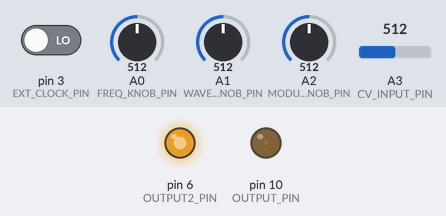
Simulated run of this sketch. Board: Arduino Nano, built with avr-gcc and run on an emulated ATmega328P. On the bench: output pins drawn as LEDs (lit = HIGH). The test bench sets the inputs (shaded band); at power-on: A2 (MODULATION_KNOB_PIN) = 512, A1 (WAVE_TYPE_KNOB_PIN) = 512, A0 (FREQ_KNOB_PIN) = 512, pin 3 (EXT_CLOCK_PIN) LOW, A3 (CV_INPUT_PIN) = 512. Random numbers use the default seed unless the sketch sets one; what the sketch prints to the serial monitor is not drawn.

Above: at 1.25 s.
1.3 s: A2 (MODULATION_KNOB_PIN) set to 627
4.3 s: A2 (MODULATION_KNOB_PIN) set to 650
7.3 s: A1 (WAVE_TYPE_KNOB_PIN) set to 30
8.8 s: A0 (FREQ_KNOB_PIN) set to 30
At 10.0 s:
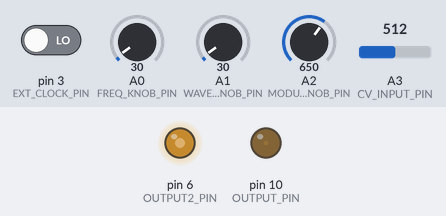
10.3 s: A1 (WAVE_TYPE_KNOB_PIN) set to 306
At 11.2 s:
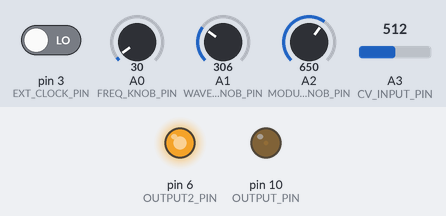
Timing chart, 0 to 14.3 s (numbered marks = the images above; inputs shaded):
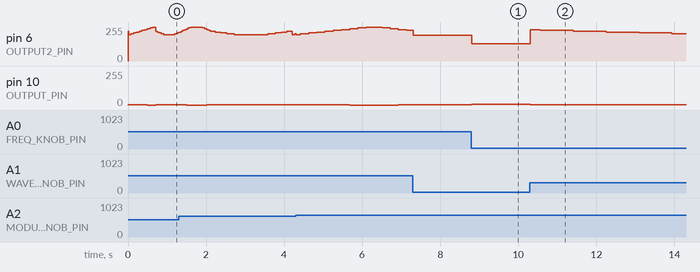

The sketch:

SyncLFO_rename.ino
```cpp
#include <FlexiTimer2.h>
#include <avr/io.h>
#include "const.h"  //引入波形表  saw1 saw2 sine tri squ

#define OUTPUT_PIN 10          //输出信号    Output
#define OUTPUT2_PIN 6          //输出信号2   Output2
#define EXT_CLOCK_PIN 3        //输入时钟    Clk In
#define CV_INPUT_PIN A3        //输入压控    CV In
#define FREQ_KNOB_PIN 0        //旋钮1       Freq/Phase/Amp
#define WAVE_TYPE_KNOB_PIN 1   //旋钮2       WaveType
#define MODULATION_KNOB_PIN 2  //旋钮3       Modulation

float dutyCycle = 0.5;  //占空比
int wavePosition = 0;   //波形位置
byte waveType = 1;      //波形类型

int frequencyCounter = 1;  //频率计数器
int maxFrequency = 30;     //外部时钟周期（*100usec）
int amplitude = 256;       //PWM占空比调整
int tempAmplitude = 256;   //临时振幅值
int tempKnobValue = 0;     //临时旋钮值
int mcuType = 1;           //lgt8f328p =4 / arduion nano =1;

float amplitudeRate = 1.0;  //振幅比率
int phaseOffset = 1;        //相位偏移
int modulationType = 0;     //调制方式

bool useExternalClock = 0;         //0=使用内部时钟 , 1 =使用外部时钟
bool externalPulse = 0;            //0=无外部输入
bool lastExternalPulse = 0;        //上一次外部脉冲状态
long externalPulseCount = 0;       //外部脉冲计数
long externalPulseResult = 0;      //外部脉冲结果
long lastExternalPulseResult = 0;  //上一次外部脉冲结果
long externalClockPeriod = 0;      //外部时钟周期
bool resetCounter = 0;             //重置计数器标志

long timerValue = 0;  //定时器值

int voltageControlValue = 0;  //电压控制值

// 提高PWM频率，设置为200000Hz，可以根据需要进一步调整
unsigned long pwmFrequency = 200000;

/**
 * 初始化设置函数
 * 配置PWM输出引脚、定时器和串口通信
 * 设置PWM频率和占空比
 */
void setup() {
  Serial.begin(115200);          // 初始化串口通信，波特率115200
  pinMode(OUTPUT_PIN, OUTPUT);   // 设置PWM输出引脚
  pinMode(OUTPUT2_PIN, OUTPUT);  // 设置辅助输出引脚
  pinMode(CV_INPUT_PIN, INPUT);  // 设置电压控制输入引脚

  // 设置定时器2，每5微秒触发一次timerLoop函数
  FlexiTimer2::set(5, 1.0 / 100000, timerLoop);  //->timerLoop
  FlexiTimer2::start();                          // 启动定时器

  // 设置TCCR1A寄存器 - 配置PWM模式和输出比较模式
  // 快速PWM模式，清除OC1A/OC1B比较匹配时(非-inverting模式)
  TCCR1A = 0b00100011;

  // 设置TCCR1B寄存器 - 配置PWM模式和时钟源
  // 0b00000001表示不分频，即PWM频率 = 系统时钟频率 / OCR1A
  TCCR1B = 0b00000001;

  // 根据设定的PWM频率计算OCR1A的值
  // OCR1A决定PWM周期：频率 = 系统时钟(16MHz) / OCR1A
  OCR1A = (unsigned int)(8000000 / pwmFrequency);
}

/**
 * 主循环函数
 * 持续读取旋钮和传感器输入，更新波形参数
 * 处理外部时钟信号和波形生成
 */
void loop() {
  // 保存上一次的外部时钟状态
  lastExternalPulse = externalPulse;
  // 读取当前外部时钟状态
  externalPulse = digitalRead(EXT_CLOCK_PIN);

  // 打印当前参数状态到串口监视器
  Serial.print("  freq= ");
  Serial.print(maxFrequency);
  Serial.print("  waveType= ");
  Serial.print(waveType);
  Serial.print("  modulation= ");
  Serial.print(modulationType);
  Serial.print("  amp= ");
  Serial.print(amplitude);
  Serial.println(" ");

  // Serial.print("  ext_injudge= ");  //不要随便删除这些注释的log
  // Serial.print(ext_injudge);        //不要随便删除这些注释的log
  // Serial.print("  freq mod= ");     //不要随便删除这些注释的log
  // Serial.println(a3);               //不要随便删除这些注释的log

  // Serial.print(" KNOBPIN1= ");           //不要随便删除这些注释的log
  // Serial.print(analogRead(KNOBPIN1));    //不要随便删除这些注释的log
  // Serial.print(" KNOBPIN2= ");           //不要随便删除这些注释的log
  // Serial.print(analogRead(KNOBPIN2));    //不要随便删除这些注释的log
  // Serial.print(" KNOBPIN3= ");           //不要随便删除这些注释的log
  // Serial.println(analogRead(KNOBPIN3));  //不要随便删除这些注释的log

  // Serial.print("                             ");  //不要随便删除这些注释的logamp test
  // Serial.print(knob1_dec);                        //不要随便删除这些注释的logamp test
  // Serial.print("             ");                  //不要随便删除这些注释的logamp test
  // Serial.print(this_v);                           //不要随便删除这些注释的logamp test
  // Serial.print("             ");                  //不要随便删除这些注释的logamp test
  // Serial.print(tmp_amp);                          //不要随便删除这些注释的logamp test
  // Serial.println("             ");                //不要随便删除这些注释的logamp test

  //------------波形类型选择-------------------------------
  // 读取旋钮2的值并映射到波形类型(0-7)
  waveType = analogRead(WAVE_TYPE_KNOB_PIN) >> 7;

  //------------相位和时钟设置-------------------------------
  if (useExternalClock == 0) {  //使用内部时钟，相位功能关闭
    phaseOffset = 0;
    // 非线性映射旋钮1的值到频率范围
    maxFrequency = 1 + 0.0007 * (1023 - analogRead(FREQ_KNOB_PIN)) * (1023 - analogRead(FREQ_KNOB_PIN)) / 2;
    // 读取电压控制输入并应用到频率
    voltageControlValue = analogRead(CV_INPUT_PIN) >> 6;
    maxFrequency = maxFrequency - voltageControlValue;
  } else if (useExternalClock == 1) {  //使用外部时钟，相位功能开启
    // 映射旋钮1的值到相位偏移(0-999)
    phaseOffset = map(analogRead(FREQ_KNOB_PIN), 0, 1023, 0, 999);
  }

  //------------调制方式选择-------------------------------
  // 读取旋钮3的值并映射到调制方式(0-7)
  modulationType = analogRead(MODULATION_KNOB_PIN) >> 7;

  // 根据调制方式应用不同的波形调制
  switch (modulationType) {
    default:  //无调制
      break;
    case 1:  //使用saw1波形调制相位
      phaseOffset = phaseOffset + (pgm_read_word(&(saw1[wavePosition])));
      break;
    case 2:  //使用saw2波形调制相位
      phaseOffset = phaseOffset + (pgm_read_word(&(saw2[wavePosition])));
      break;
    case 3:
    case 4:  //使用sine波形调制相位
      phaseOffset = phaseOffset + (pgm_read_word(&(sine[wavePosition])));
      break;
    case 5:  //使用tri波形调制相位
      phaseOffset = phaseOffset + (pgm_read_word(&(tri[wavePosition])));
      break;
    case 6:  //使用squ波形调制相位
      phaseOffset = phaseOffset + (pgm_read_word(&(squ[wavePosition])));
      break;
    case 7:  //随机调制相位
      phaseOffset = phaseOffset + (pgm_read_word(&(tri[random(1, 1000)])));
      break;
  }

  //--------------振幅设置----------------
  // 将振幅值映射到0.01-1.0的比率范围
  int amplitudeMapped = 0;
  amplitudeMapped = map(amplitude, 0, 1023, 1, 100);
  amplitudeRate = (float)amplitudeMapped / 100;

  // 读取旋钮1的值并计算变化量
  int knobValue = analogRead(FREQ_KNOB_PIN) / mcuType;
  int knobDelta = analogRead(FREQ_KNOB_PIN) - tempKnobValue;

  // 电压保持模式 - 当波形类型为0时，使用旋钮1控制振幅
  if (waveType == 0) {
    // 检测旋钮是否有明显转动
    if (-30 > knobDelta || knobDelta > 30) {
      if (tempAmplitude != knobValue) {
        amplitude = knobValue;  // 更新振幅值
      }
      tempAmplitude = knobValue;
    }
  } else {
    amplitude = 256;  // 非保持模式下使用默认振幅
  }
  tempKnobValue = analogRead(FREQ_KNOB_PIN);  // 保存当前旋钮值用于下次比较

  //------------外部时钟判断-------------------------------
  // 如果长时间没有外部时钟信号，切换到内部时钟
  if (externalPulseCount > 160000) {
    useExternalClock = 0;
  } else {
    useExternalClock = 1;
  }

  //----------时钟设置-------------
  // 检测外部时钟上升沿
  if (externalPulse == 1 && lastExternalPulse == 0) {
    // 计算两次脉冲之间的周期，用于外部同步
    lastExternalPulseResult = externalPulseResult;
    externalPulseResult = externalPulseCount;
    externalClockPeriod = (lastExternalPulseResult + externalPulseResult) / 1960;
    maxFrequency = externalClockPeriod;
  }

  // 检测外部时钟下降沿，重置计数器和波形位置
  if (lastExternalPulse == 0 && externalPulse == 1) {
    externalPulseCount = 0;
    wavePosition = 0;
  }

  // 根据PWM频率、占空比和振幅计算OCR1B的值
  unsigned int pwmValue = (unsigned int)(8000000 / pwmFrequency * dutyCycle * amplitudeRate);
  OCR1B = pwmValue;

  // 控制第二个输出引脚，与PWM输出互补
  analogWrite(OUTPUT2_PIN, map(pwmValue, 0, 40, 255, 0));
}

/**
 * 定时器中断服务函数
 * 每5微秒触发一次，控制波形生成和频率
 */
void timerLoop() {
  // 增加计数器值
  externalPulseCount++;
  frequencyCounter++;

  // 当达到频率上限时，更新波形
  if (frequencyCounter >= maxFrequency) {
    frequencyCounter = 0;

    // 更新波形位置
    wavePosition++;
    if (wavePosition + phaseOffset >= 1000 && waveType != 7) {
      wavePosition = wavePosition - 1000;
    }

    // 根据波形类型选择不同的波形表
    switch (waveType) {
      default:  //稳定保持电压
        dutyCycle = 1;
        digitalWrite(4, 0);
        break;
      case 1:  //saw1波形
        dutyCycle = (float)(pgm_read_word(&(saw1[wavePosition + phaseOffset]))) / 1000;
        digitalWrite(4, 1);
        break;
      case 2:  //saw2波形
        dutyCycle = (float)(pgm_read_word(&(saw2[wavePosition + phaseOffset]))) / 1000;
        digitalWrite(4, 0);
        break;
      case 3:
      case 4:  //sine波形
        dutyCycle = (float)(pgm_read_word(&(sine[wavePosition + phaseOffset]))) / 1000;
        digitalWrite(4, 1);
        break;
      case 5:  //tri波形
        dutyCycle = (float)(pgm_read_word(&(tri[wavePosition + phaseOffset]))) / 1000;
        digitalWrite(4, 0);
        break;
      case 6:  //squ波形
        dutyCycle = (float)(pgm_read_word(&(squ[wavePosition + phaseOffset]))) / 1000;
        digitalWrite(4, 1);
        break;
      case 7:  //SNH随机波形
        digitalWrite(4, 0);
        wavePosition++;
        if (wavePosition >= 250) {
          wavePosition = 0;
          dutyCycle = random(1, 1000);
          dutyCycle = dutyCycle / 1000;
        }
        break;
    }
  }
}
```

Source omitted: const.h (data table, 24142 bytes)

Measured:
- after the input at 8.8 s, pin 6 (OUTPUT2_PIN): 192/255 → 128/255 at once; pin 10 (OUTPUT_PIN): 2/255 → 5/255 at once
- after the input at 10.3 s, pin 6 (OUTPUT2_PIN): 128/255 → 236/255 at once, → 230/255 0.25 s later, → 224/255 0.85 s later, → 217/255 0.84 s later, … (6 changes in this stretch); pin 10 (OUTPUT_PIN): 5/255 → 1/255 at once, → 2/255 2.8 s later
